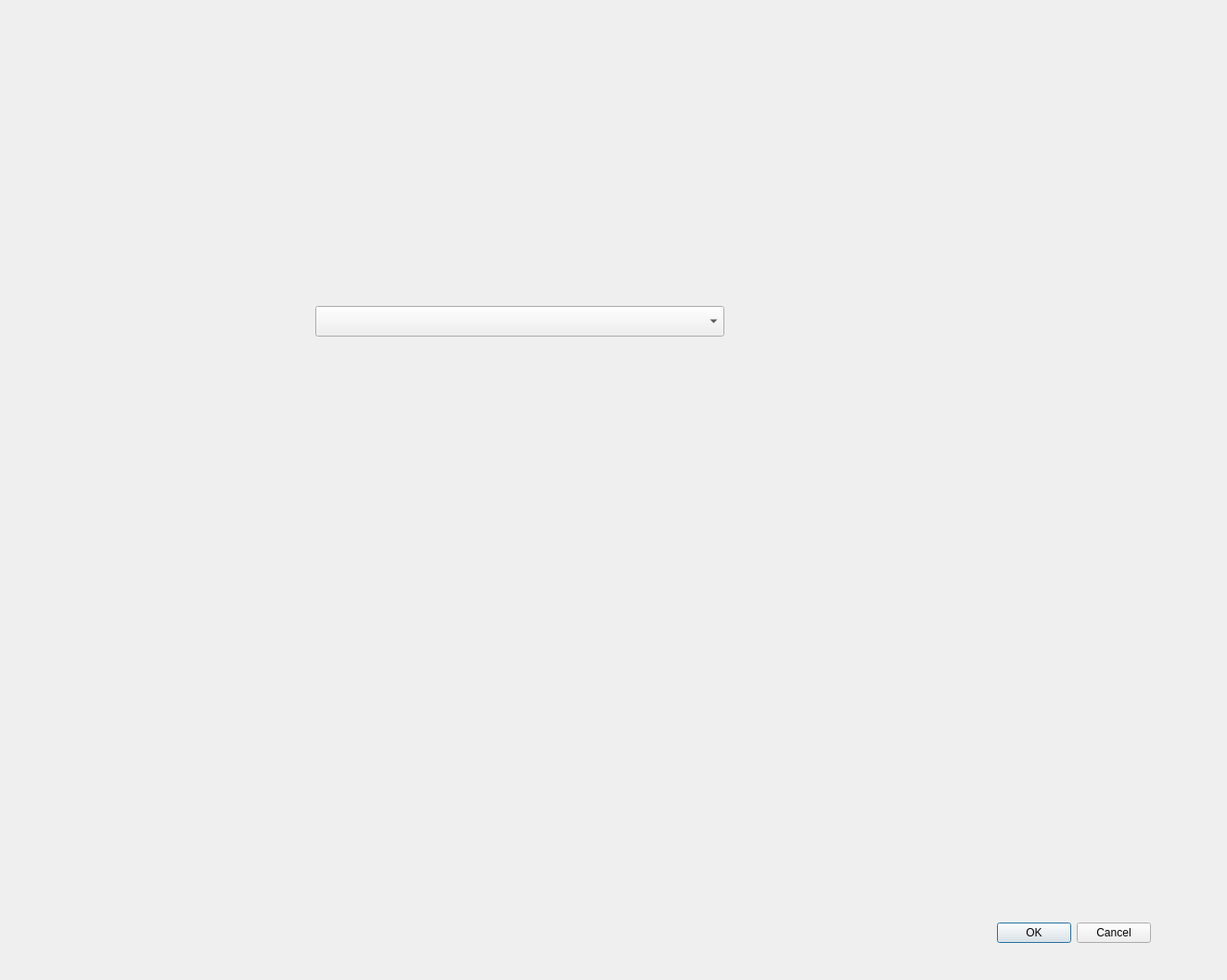
<?xml version="1.0" encoding="UTF-8"?>
<ui version="4.0">
 <class>APISDialogBase</class>
 <widget class="QDialog" name="APISDialogBase">
  <property name="geometry">
   <rect>
    <x>0</x>
    <y>0</y>
    <width>1323</width>
    <height>1057</height>
   </rect>
  </property>
  <property name="windowTitle">
   <string>APIS</string>
  </property>
  <widget class="QDialogButtonBox" name="button_box">
   <property name="geometry">
    <rect>
     <x>900</x>
     <y>990</y>
     <width>341</width>
     <height>32</height>
    </rect>
   </property>
   <property name="orientation">
    <enum>Qt::Horizontal</enum>
   </property>
   <property name="standardButtons">
    <set>QDialogButtonBox::Cancel|QDialogButtonBox::Ok</set>
   </property>
  </widget>
  <widget class="QgsMapLayerComboBox" name="comboBox">
   <property name="geometry">
    <rect>
     <x>340</x>
     <y>330</y>
     <width>441</width>
     <height>33</height>
    </rect>
   </property>
  </widget>
 </widget>
 <customwidgets>
  <customwidget>
   <class>QgsMapLayerComboBox</class>
   <extends>QComboBox</extends>
   <header>qgis.gui</header>
  </customwidget>
 </customwidgets>
 <resources/>
 <connections>
  <connection>
   <sender>button_box</sender>
   <signal>accepted()</signal>
   <receiver>APISDialogBase</receiver>
   <slot>accept()</slot>
   <hints>
    <hint type="sourcelabel">
     <x>20</x>
     <y>20</y>
    </hint>
    <hint type="destinationlabel">
     <x>20</x>
     <y>20</y>
    </hint>
   </hints>
  </connection>
  <connection>
   <sender>button_box</sender>
   <signal>rejected()</signal>
   <receiver>APISDialogBase</receiver>
   <slot>reject()</slot>
   <hints>
    <hint type="sourcelabel">
     <x>20</x>
     <y>20</y>
    </hint>
    <hint type="destinationlabel">
     <x>20</x>
     <y>20</y>
    </hint>
   </hints>
  </connection>
 </connections>
</ui>
